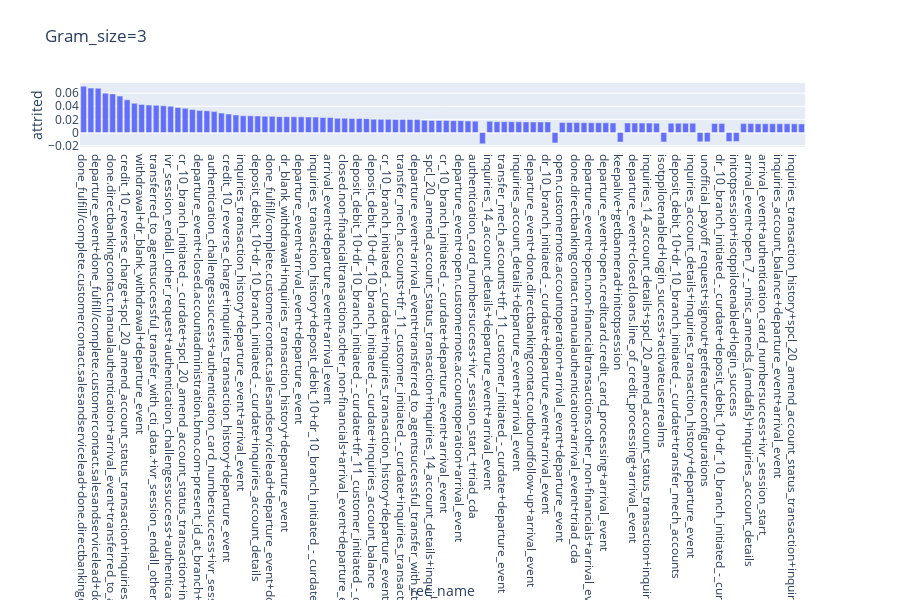

The cell this chart's notebook holds for it:
### Code cell
fig = px.bar(univ[univ.grm_size==3], x="rec_name", y="attrited", orientation='v',title='Gram_size=3')

fig.show()

### Figure 1 — Plotly figure (JSON) as saved in the notebook; plotly's stock layout.template omitted (floating-point values rounded to 4 significant figures)
{"data": [{"alignmentgroup": "True", "hoverlabel": {"namelength": 0}, "hovertemplate": "rec_name=%{x}<br>attrited=%{y}", "legendgroup": "", "marker": {"color": "#636efa"}, "name": "", "offsetgroup": "", "orientation": "v", "showlegend": false, "textposition": "auto", "type": "bar", "x": ["done_fulfill/complete.customercontact.salesandservicelead+done.directbankingcontact.manualauthentication+arrival_event", "arrival_event+transferred_to_agentsuccessful_transfer_with_cti_data.+ivr_session_endall_other_request", "departure_event+done_fulfill/complete.customercontact.salesandservicelead+done.directbankingcontact.manualauthentication", "deposit_debit_10+dr_10_branch_initiated_-_curdate+dr_blank_withdrawal", "done.directbankingcontact.manualauthentication+arrival_event+transferred_to_agentsuccessful_transfer_with_cti_data.", "open_7_-_misc_amends_(amdafls)+inquiries_account_details+inquiries_3_linked_accounts", "credit_10_reverse_charge+spcl_20_amend_account_status_transaction+inquiries_14_account_details", "withdrawal+dr_blank_withdrawal+inquiries_transaction_history", "withdrawal+dr_blank_withdrawal+departure_event", "done_fulfill/complete.customercontact.salesandservicelead+departure_event+done.directbankingcontact.manualauthentication", "transferred_to_agentsuccessful_transfer_with_cti_data.+ivr_session_endall_other_request+authentication_challengessuccess", "inquiries_transaction_history+withdrawal+dr_blank_withdrawal", "ivr_session_endall_other_request+authentication_challengessuccess+authentication_card_numbersuccess", "deposit_debit_10+dr_10_branch_initiated_-_curdate+inquiries_transaction_history", "cr_10_branch_initiated_-_curdate+spcl_20_amend_account_status_transaction+inquiries_14_account_details", "departure_event+done.directbankingcontact.manualauthentication+arrival_event", "departure_event+closed.accountadministration.bmo.com-present_id_at_branch+arrival_event", "done.directbankingcontact.+arrival_event+transferred_to_agentsuccessful_transfer_with_cti_data.", "authentication_challengessuccess+authentication_card_numbersuccess+ivr_session_start_", "dr_blank_withdrawal+departure_event+arrival_event", "credit_10_reverse_charge+inquiries_transaction_history+departure_event", "inquiries_account_balance+deposit_debit_10+dr_10_branch_initiated_-_curdate", "inquiries_transaction_history+departure_event+arrival_event", "done_decline.customercontact.salesandservicelead+done.directbankingcontact.manualauthentication+arrival_event", "deposit_debit_10+dr_10_branch_initiated_-_curdate+inquiries_account_details", "departure_event+done_fulfill/complete.customercontact.salesandservicelead+done.directbankingcontact.", "done_fulfill/complete.customercontact.salesandservicelead+departure_event+done.directbankingcontact.", "done.directbankingcontact.outboundfollow-up+arrival_event+departure_event", "dr_blank_withdrawal+inquiries_transaction_history+departure_event", "arrival_event+transferred_to_agentsuccessful_transfer_with_cti_data.+ivr_session_endauthentication_failed", "departure_event+arrival_event+departure_event", "departure_event+closed.non-financialtransactions.other_non-financials+arrival_event", "inquiries_transaction_history+deposit_debit_10+dr_10_branch_initiated_-_curdate", "done_fulfill/complete.customercontact.salesandservicelead+done.directbankingcontact.+arrival_event", "arrival_event+departure_event+arrival_event", "done.directbankingcontact.manualauthentication+transferred_to_agentsuccessful_transfer_with_cti_data.+ivr_session_endall_other_request", "closed.non-financialtransactions.other_non-financials+arrival_event+departure_event", "spcl_20_amend_account_status_transaction+inquiries_14_account_details+departure_event", "deposit_debit_10+dr_10_branch_initiated_-_curdate+tfr_11_customer_initiated_-_curdate", "deposit_debit_10+dr_10_branch_initiated_-_curdate+departure_event", "deposit_debit_10+dr_10_branch_initiated_-_curdate+inquiries_account_balance", "arrival_event+deposit_debit_10+dr_10_branch_initiated_-_curdate", "cr_10_branch_initiated_-_curdate+inquiries_transaction_history+departure_event", "transfer_mech_accounts+tfr_11_customer_initiated_-_curdate+inquiries_account_details", "transfer_mech_accounts+tfr_11_customer_initiated_-_curdate+inquiries_transaction_history", "spcl_20_amend_account_status_transaction+inquiries_14_account_details+inquiries_account_details", "departure_event+arrival_event+transferred_to_agentsuccessful_transfer_with_cti_data.", "closed.accountadministration.bmo.com-present_id_at_branch+arrival_event+departure_event", "spcl_20_amend_account_status_transaction+inquiries_14_account_details+inquiries_transaction_history", "inquiries_14_account_details+inquiries_transaction_history+departure_event", "cr_10_branch_initiated_-_curdate+departure_event+arrival_event", "tfr_11_customer_initiated_-_curdate+inquiries_transaction_history+departure_event", "departure_event+open.customernote.accountoperation+arrival_event", "inquiries_account_details+deposit_debit_10+dr_10_branch_initiated_-_curdate", "authentication_card_numbersuccess+ivr_session_start_+triad_cda", "signout+getfeatureconfigurations+getappconfig", "inquiries_14_account_details+departure_event+arrival_event", "departure_event+arrival_event+credit_10_reverse_charge", "transfer_mech_accounts+tfr_11_customer_initiated_-_curdate+departure_event", "arrival_event+done.directbankingcontact.manualauthentication+arrival_event", "inquiries_account_details+departure_event+arrival_event", "deposit_debit_10+dr_10_branch_initiated_-_curdate+credit_10_reverse_charge", "departure_event+done.directbankingcontact.outboundfollow-up+arrival_event", "departure_event+arrival_event+cr_10_branch_initiated_-_curdate", "dr_10_branch_initiated_-_curdate+departure_event+arrival_event", "getbannerad+initotpsession+isotppilotenabled", "open.customernote.accountoperation+arrival_event+departure_event", "credit_10_reverse_charge+cr_10_branch_initiated_-_curdate+inquiries_transaction_history", "done.directbankingcontact.manualauthentication+arrival_event+triad_cda", "departure_event+done.directbankingcontact.+arrival_event", "departure_event+open.non-financialtransactions.other_non-financials+arrival_event", "arrival_event+mps_-_mid-tier_plan_linkage+moa_-_mid-tier_account_open", "departure_event+open.creditcard.credit_card_processing+arrival_event", "deposit+deposit_debit_10+dr_10_branch_initiated_-_curdate", "keepalive+getbannerad+initotpsession", "departure_event+arrival_event+done.directbankingcontact.manualauthentication", "departure_event+closed.loans.line_of_credit_processing+arrival_event", "inquiries_transaction_history+inquiries_account_details+departure_event", "inquiries_14_account_details+spcl_20_amend_account_status_transaction+inquiries_14_account_details", "departure_event+done_decline.customercontact.salesandservicelead+done.directbankingcontact.manualauthentication", "isotppilotenabled+login_success+activateuserrealms", "departure_event+closed.investigations.customer_complaint+arrival_event", "deposit_debit_10+dr_10_branch_initiated_-_curdate+transfer_mech_accounts", "done_fulfill/complete.customercontact.salesandservicelead+done_decline.customercontact.salesandservicelead+done.directbankingcontact.manualauthentication", "inquiries_account_details+inquiries_transaction_history+departure_event", "arrival_event+unofficial_payoff_request+signout", "unofficial_payoff_request+signout+getfeatureconfigurations", "departure_event+arrival_event+mps_-_mid-tier_plan_linkage", "dr_10_branch_initiated_-_curdate+deposit_debit_10+dr_10_branch_initiated_-_curdate", "login_success+activateuserrealms+arrival_event", "initotpsession+isotppilotenabled+login_success", "done_fulfill/complete.customercontact.salesandservicelead+done.directbankingcontact.manualauthentication+done.directbankingcontact.", "arrival_event+open_7_-_misc_amends_(amdafls)+inquiries_account_details", "inquiries_14_account_details+inquiries_account_details+departure_event", "arrival_event+authentication_card_numbersuccess+ivr_session_start_", "arrival_event+transferred_to_agentsuccessful_transfer_with_cti_data.+ivr_session_endone_transaction", "inquiries_account_balance+departure_event+arrival_event", "spcl_20_amend_account_status_transaction+inquiries_14_account_details+spcl_20_amend_account_status_transaction", "inquiries_transaction_history+spcl_20_amend_account_status_transaction+inquiries_14_account_details", "tfr_11_customer_initiated_-_curdate+inquiries_transaction_history+inquiries_account_details"], "xaxis": "x", "y": [0.0705, 0.0676, 0.06749, 0.05988, 0.05882, 0.05544, 0.04974, 0.04454, 0.04279, 0.0418, 0.04136, 0.04069, 0.03996, 0.03817, 0.03684, 0.03509, 0.03356, 0.03308, 0.03187, 0.02954, 0.02806, 0.02675, 0.0255, 0.02535, 0.02528, 0.02473, 0.02462, 0.02408, 0.02399, 0.02397, 0.02392, 0.02372, 0.02354, 0.02292, 0.02284, 0.02176, 0.02168, 0.02139, 0.02137, 0.02115, 0.02025, 0.02011, 0.02004, 0.02003, 0.01995, 0.01993, 0.01967, 0.0188, 0.01838, 0.01834, 0.01822, 0.01803, 0.01802, 0.01754, 0.01736, -0.01713, 0.01712, 0.01659, 0.01656, 0.01655, 0.01628, 0.01621, 0.01615, 0.01615, 0.01607, -0.01578, 0.01545, 0.01518, 0.01517, 0.01507, 0.01489, 0.01488, 0.01482, 0.01462, -0.01457, 0.01455, 0.01448, 0.01442, 0.01433, 0.01431, -0.01428, 0.01428, 0.01423, 0.01414, 0.01407, -0.01406, -0.01406, 0.01369, 0.01369, -0.01364, -0.01362, 0.0136, 0.0136, 0.01341, 0.01334, 0.01334, 0.0133, 0.01328, 0.01319, 0.01317], "yaxis": "y"}], "layout": {"barmode": "relative", "height": 600, "legend": {"tracegroupgap": 0}, "title": {"text": "Gram_size=3"}, "xaxis": {"anchor": "y", "domain": [0, 0.98], "title": {"text": "rec_name"}}, "yaxis": {"anchor": "x", "domain": [0, 1], "title": {"text": "attrited"}}}}
